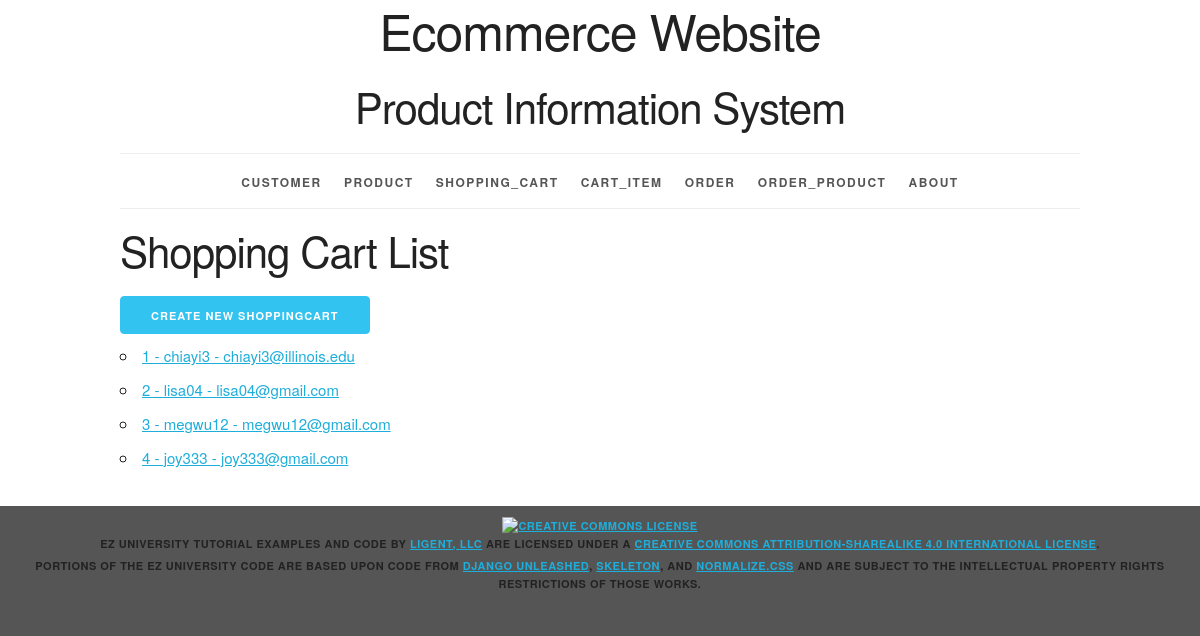
Page /shoppingcart/ on the earlier database version.
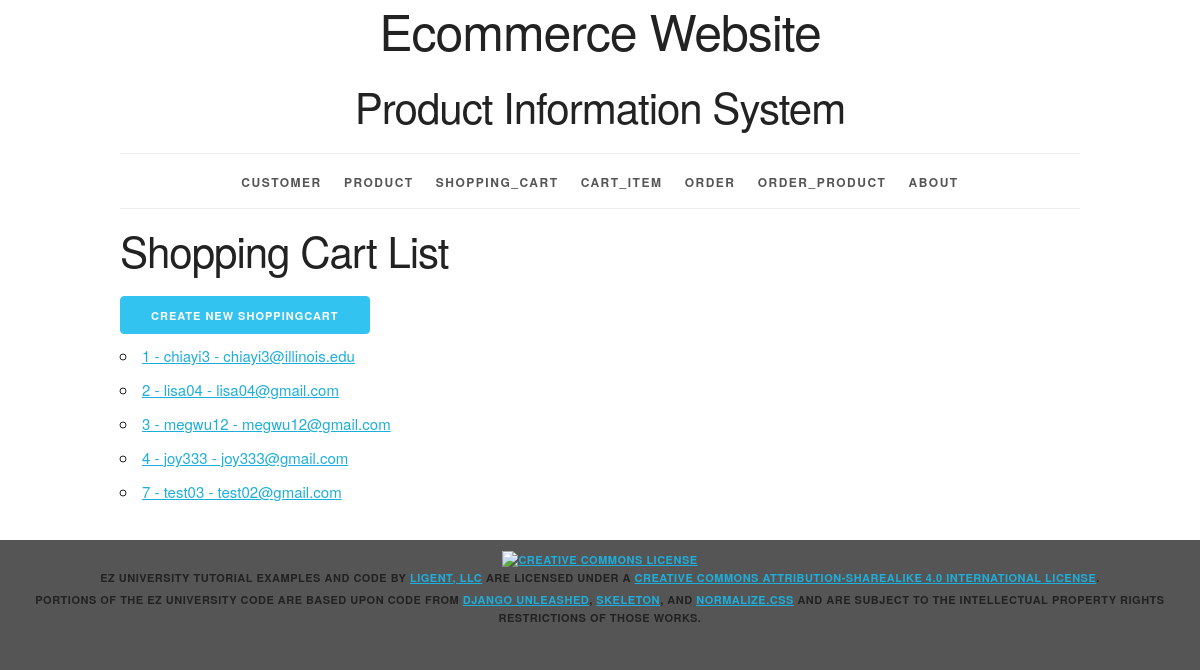
Same page on the later database version.
### productinfo/models.py (models this page shows, shortened)
class Shopping_Cart(models.Model):
	cart_id = models.AutoField(primary_key=True)
	total_price = models.FloatField()
	customer_id = models.ForeignKey(Customer, related_name='shopping_carts', on_delete=models.PROTECT)
	sm_id = models.ForeignKey(Shipping_Method, related_name='shopping_carts', on_delete=models.PROTECT)
	pm_id = models.ForeignKey(Payment_Method, related_name='shopping_carts', on_delete=models.PROTECT)
	def __str__(self):
		return f'{self.cart_id} - {self.customer_id}'
	def get_absolute_url(self):
		return reverse('productinfo_shoppingcart_detail_urlpattern',
					   kwargs={'pk':self.pk}
					   )
	class Meta:
		ordering = ['cart_id']
		constraints = [
			UniqueConstraint(fields=['customer_id'], name='unique_shoppingcart')
		]

class Customer(models.Model):
	customer_id = models.AutoField(primary_key=True)
	first_name = models.CharField(max_length=45)
	last_name = models.CharField(max_length=45)
	disambiguator = models.CharField(max_length=45, blank=True, default='')
	username = models.CharField(max_length=45)
	password = models.CharField(max_length=45)
	email = models.CharField(max_length=225)
	sm_id = models.ForeignKey(Shipping_Method, related_name='customers', on_delete=models.PROTECT)
	pm_id = models.ForeignKey(Payment_Method, related_name='customers', on_delete=models.PROTECT)
	def __str__(self):
		return f'{self.username} - {self.email}'
	class Meta:
		ordering = ['customer_id']
		constraints = [
			UniqueConstraint(fields=['username', 'email', 'disambiguator'], name='unique_customer')
		]

### productinfo/views.py (the view)
class ShoppingCartList(ListView):
	model = Shopping_Cart

### productinfo/templates/productinfo/shopping_cart_list.html (shortened to what this page needs)
{% extends 'productinfo/base.html' %}
{% block content %}
    <h2>Shopping Cart List</h2>
    <div>
    <a href="{% url 'productinfo_shoppingcart_create_urlpattern' %}" class="button button-primary">
        Create New ShoppingCart
    </a>
    </div>
    <ul>
        {% for shoppingcart in shopping_cart_list %}
        <li>
            <a href="{{ shoppingcart.get_absolute_url }}">{{ shoppingcart }}</a>
        </li>
        {% empty %}
        <li><em>There are currently no customers available.</em></li>
        {% endfor %}
    </ul>
{% endblock %}

Differences in the rows shown:
added Shopping_Cart: cart_id+customer_id "7 - test03 - test02@gmail.com"
